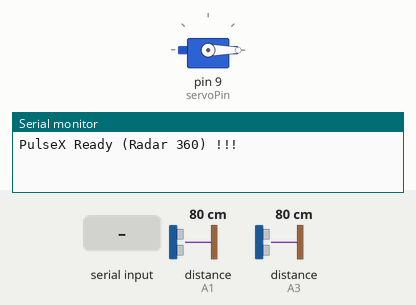
Recording of a sketch running on a simulated Arduino Uno, built with avr-gcc and run on an emulated ATmega328P. On the bench: servo, the last lines printed to the serial monitor. The test bench sets the inputs (shaded band); at power-on: distance to the obstacle (sensors on A1, A3) 80 cm. The echo pulse lasts 58.3 µs per cm.

Above: at 3.2 s.
3.3 s: "start\n" received over Serial
At 4.12 s:
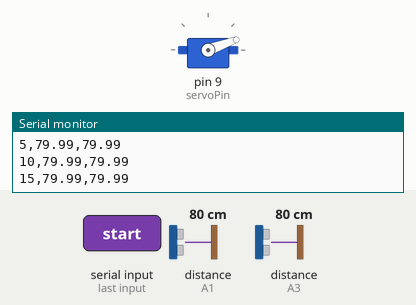
At 4.85 s:
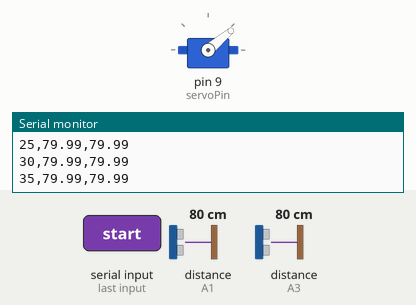
6.3 s: distance to the obstacle (sensor on A1) set to 2 cm
At 6.3 s:
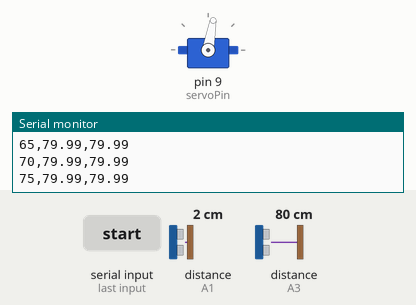
9.3 s: distance to the obstacle (sensor on A3) set to 2 cm
12.3 s: distance to the obstacle (sensor on A3) set to 250 cm
15.3 s: distance to the obstacle (sensor on A3) set to 4 cm
18.3 s: "stop\n" received over Serial
At 19.4 s:
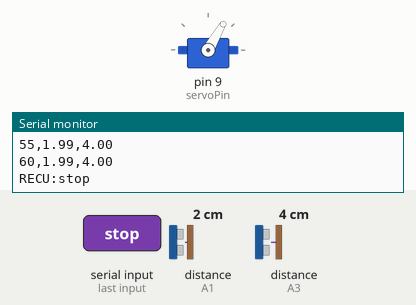
Timing chart, 0 to 20.8 s (numbered marks = the images above; inputs shaded):
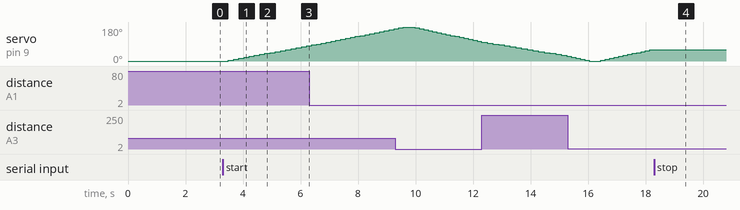

Measured:
- after the input at 3.3 s, servo on pin 9 (servoPin): moves from 0° to 80° over 2.7 s, starting after 0.19 s
- after the input at 18.3 s, servo on pin 9 (servoPin): stays 60° (without the input it goes to 65° after 0.01 s)

The sketch:

main.ino
```cpp
#include <Servo.h>

bool scan = false;
float propagation = 0.0343;

// --- SERVO ---
Servo myServo;
const int servoPin = 9;
int angle = 0;
int stepDir = 5;
int stepDelay = 80;

// --- CAPTEURS ---
const int trigPinA = A0;
const int echoPinA = A1;
const int trigPinB = A2;
const int echoPinB = A3;

const int SAMPLES = 3;

void setup() {
  Serial.begin(9600);

  myServo.attach(servoPin);
  myServo.write(0);
  delay(1000);
  myServo.detach();

  pinMode(trigPinA, OUTPUT);
  pinMode(echoPinA, INPUT);
  pinMode(trigPinB, OUTPUT);
  pinMode(echoPinB, INPUT);

  delay(1000);
  Serial.println("PulseX Ready (Radar 360) !!!");
}

float getDistance(int trigPin, int echoPin) {
  digitalWrite(trigPin, LOW);
  delayMicroseconds(2);
  digitalWrite(trigPin, HIGH);
  delayMicroseconds(10);
  digitalWrite(trigPin, LOW);

  long duration = pulseIn(echoPin, HIGH, 15000);

  if (duration == 0) return 0;
  return (duration * propagation) / 2;
}

void loop() {
  // --- LECTURE COMMANDES ---
  if (Serial.available()) {
    String cmd = Serial.readStringUntil('\n');
    cmd.trim();

    if (cmd == "start") {
      scan = true;
      Serial.println("RECU:start");
    }
    else if (cmd == "stop") {
      scan = false;
      myServo.detach();
      Serial.println("RECU:stop");
    }
    else if (cmd.startsWith("speed ")) {
      int value = cmd.substring(6).toInt();
      if (value > 0) {
        stepDelay = value;
        Serial.print("RECU:speed ");
        Serial.println(stepDelay);
      }
    }
    else if (cmd == "speed_get") {
      Serial.print("INFO:speed ");
      Serial.println(stepDelay);
    }
    else if (cmd.startsWith("propagation ")) {
      float value = cmd.substring(12).toFloat();
      if (value > 0) {
        propagation = value;
        Serial.print("RECU:propagation ");
        Serial.println(propagation, 6);
      }
    }
    else if (cmd == "propagation_get") {
      Serial.print("INFO:propagation ");
      Serial.println(propagation, 6);
    }
  }

  // --- BALAYAGE ---
  if (scan) {
    myServo.attach(servoPin);
    myServo.write(angle);

    delay(stepDelay);

    myServo.detach();
    delay(10);

    float sumA = 0, sumB = 0;
    int validA = 0, validB = 0;

    for (int i = 0; i < SAMPLES; i++) {
      float dA = getDistance(trigPinA, echoPinA);
      if (dA > 0.1 && dA < 400.0) { sumA += dA; validA++; }
      delay(10);

      float dB = getDistance(trigPinB, echoPinB);
      if (dB > 0.1 && dB < 400.0) { sumB += dB; validB++; }
      delay(10);
    }

    float avgA = (validA > 0) ? (sumA / validA) : -1.0;
    float avgB = (validB > 0) ? (sumB / validB) : -1.0;

    Serial.print(angle);
    Serial.print(",");
    Serial.print(avgA);
    Serial.print(",");
    Serial.println(avgB);

    angle += stepDir;

    // --- CHANGEMENT DIRECTION ---
    if (angle >= 180) {
      angle = 180;
      stepDir = -5;

      myServo.attach(servoPin);
      myServo.write(180);
      delay(150);
      myServo.detach();
      delay(100);
    }
    else if (angle <= 0) {
      angle = 0;
      stepDir = 5;

      myServo.attach(servoPin);
      myServo.write(0);
      delay(150);
      myServo.detach();
      delay(100);
    }
  }
}
```
